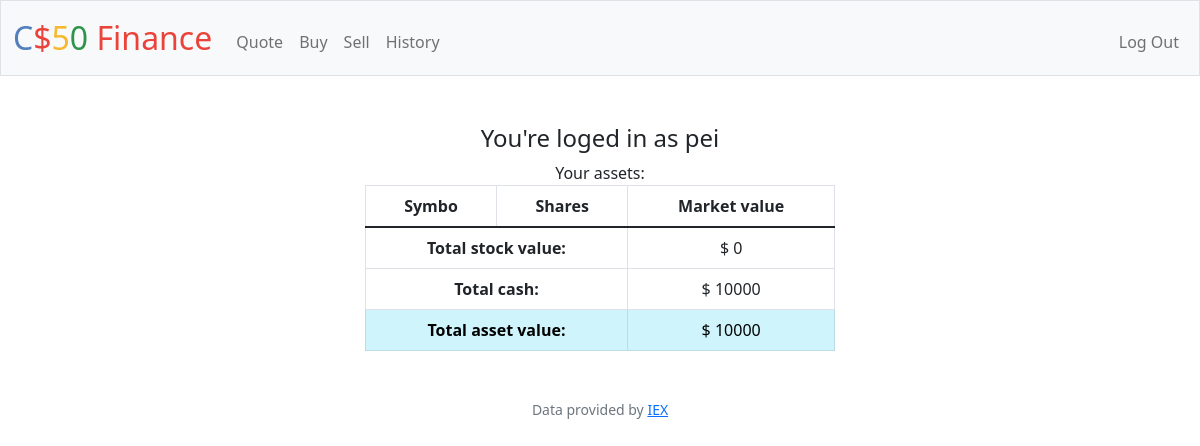
/ (signed in), run on the app's committed database.
### tables this page shows
CREATE TABLE users (id INTEGER PRIMARY KEY AUTOINCREMENT NOT NULL, username TEXT NOT NULL, hash TEXT NOT NULL, cash NUMERIC NOT NULL DEFAULT 10000.00);

### app.py (the view)
@app.route("/")
@login_required
def index():
    uid = session['user_id']
    rows = db.execute("SELECT * FROM users WHERE id = ?", uid)
    userinfo = rows[0]
    balance = db.execute("SELECT symbol, balance FROM user_balance WHERE user = ?", uid)
    balance_with_current_values = [{**item, "current_value": round(lookup(item["symbol"])["price"] * item["balance"], 2)} for item in balance]
    total_stock_value = sum([item["current_value"] for item in balance_with_current_values])
    return render_template("index.html", userinfo=userinfo, balance=balance_with_current_values, total_stock_value=total_stock_value)

### app.py (called while the page is built)
@app.after_request
def after_request(response):
    response.headers["Cache-Control"] = "no-cache, no-store, must-revalidate"
    response.headers["Expires"] = 0
    response.headers["Pragma"] = "no-cache"
    return response

### helpers.py (called while the page is built)
def login_required(f):
    @wraps(f)
    def decorated_function(*args, **kwargs):
        if session.get("user_id") is None:
            return redirect("/login")
        return f(*args, **kwargs)
    return decorated_function

### templates/index.html (shortened to what this page needs)
{% extends "layout.html" %}
{% block main %}
    <h4>You're loged in as {{ userinfo.username }}</h4>
    <div>
        Your assets:
        <table class="table table-bordered" style="width: 40%; margin: auto;">
            <thead>
                <th>Symbo</th>
                <th>Shares</th>
                <th>Market value</th>
            </thead>
            <thead>
                <tr>
                    <th colspan="2">Total stock value:</th>
                    <td>$ {{ total_stock_value }}</d>
                </tr>
                <tr>
                    <th colspan="2">Total cash:</th>
                    <td>$ {{ userinfo.cash }}</d>
                </tr>
                <tr class="table-info">
                    <th colspan="2">Total asset value:</th>
                    <td>$ {{ userinfo.cash + total_stock_value }}</d>
                </tr>
            </thead>
        </table>
    </div>
{% endblock %}

### data on the page
users: username "pei", cash "10000", userinfo.cash+total_stock_value "10000"

### other printed values
{{ total_stock_value }} "0"
